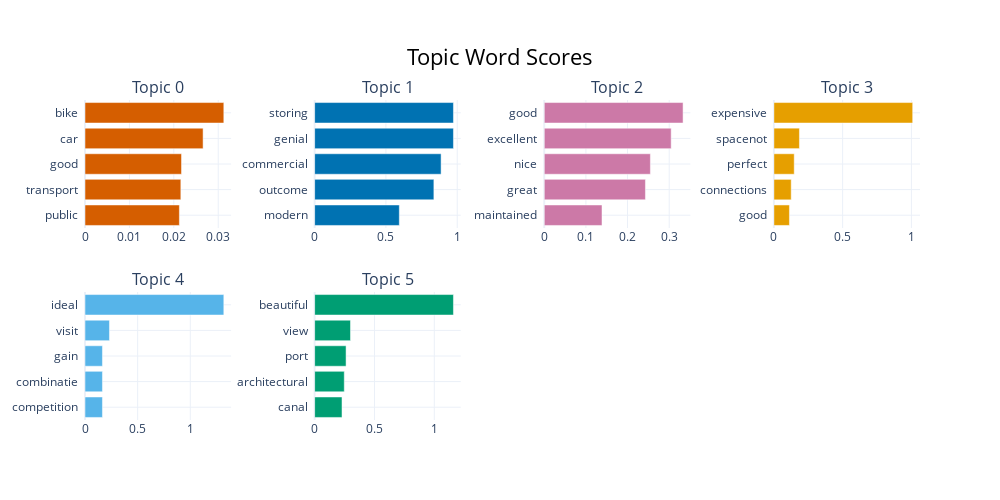

This figure's notebook cell:
### Markdown cell above
Topic visualisation

### Code cell
model.visualize_barchart(top_n_topics=6)

### Figure 1 — Plotly figure (JSON) as saved in the notebook; plotly's stock layout.template omitted (floating-point values rounded to 4 significant figures)
{"data": [{"marker": {"color": "#D55E00"}, "orientation": "h", "type": "bar", "x": [0.02125, 0.02158, 0.02174, 0.02659, 0.03126], "xaxis": "x", "y": ["public  ", "transport  ", "good  ", "car  ", "bike  "], "yaxis": "y"}, {"marker": {"color": "#0072B2"}, "orientation": "h", "type": "bar", "x": [0.5938, 0.8361, 0.8867, 0.9733, 0.9733], "xaxis": "x2", "y": ["modern  ", "outcome  ", "commercial  ", "genial  ", "storing  "], "yaxis": "y2"}, {"marker": {"color": "#CC79A7"}, "orientation": "h", "type": "bar", "x": [0.1387, 0.2429, 0.2549, 0.3048, 0.3333], "xaxis": "x3", "y": ["maintained  ", "great  ", "nice  ", "excellent  ", "good  "], "yaxis": "y3"}, {"marker": {"color": "#E69F00"}, "orientation": "h", "type": "bar", "x": [0.1132, 0.1261, 0.148, 0.1858, 1.01], "xaxis": "x4", "y": ["good  ", "connections  ", "perfect  ", "spacenot  ", "expensive  "], "yaxis": "y4"}, {"marker": {"color": "#56B4E9"}, "orientation": "h", "type": "bar", "x": [0.1657, 0.1657, 0.1657, 0.2322, 1.318], "xaxis": "x5", "y": ["competition  ", "combinatie  ", "gain  ", "visit  ", "ideal  "], "yaxis": "y5"}, {"marker": {"color": "#009E73"}, "orientation": "h", "type": "bar", "x": [0.2288, 0.2477, 0.2627, 0.2996, 1.16], "xaxis": "x6", "y": ["canal  ", "architectural  ", "port  ", "view  ", "beautiful  "], "yaxis": "y6"}], "layout": {"annotations": [{"font": {"size": 16}, "showarrow": false, "text": "Topic 0", "x": 0.0875, "xanchor": "center", "xref": "paper", "y": 1, "yanchor": "bottom", "yref": "paper"}, {"font": {"size": 16}, "showarrow": false, "text": "Topic 1", "x": 0.3625, "xanchor": "center", "xref": "paper", "y": 1, "yanchor": "bottom", "yref": "paper"}, {"font": {"size": 16}, "showarrow": false, "text": "Topic 2", "x": 0.6375, "xanchor": "center", "xref": "paper", "y": 1, "yanchor": "bottom", "yref": "paper"}, {"font": {"size": 16}, "showarrow": false, "text": "Topic 3", "x": 0.9125, "xanchor": "center", "xref": "paper", "y": 1, "yanchor": "bottom", "yref": "paper"}, {"font": {"size": 16}, "showarrow": false, "text": "Topic 4", "x": 0.0875, "xanchor": "center", "xref": "paper", "y": 0.4, "yanchor": "bottom", "yref": "paper"}, {"font": {"size": 16}, "showarrow": false, "text": "Topic 5", "x": 0.3625, "xanchor": "center", "xref": "paper", "y": 0.4, "yanchor": "bottom", "yref": "paper"}], "height": 500, "hoverlabel": {"bgcolor": "white", "font": {"family": "Rockwell", "size": 16}}, "showlegend": false, "title": {"font": {"color": "Black", "size": 22}, "text": "Topic Word Scores", "x": 0.5, "xanchor": "center", "yanchor": "top"}, "width": 1000, "xaxis": {"anchor": "y", "domain": [0, 0.175], "showgrid": true}, "xaxis2": {"anchor": "y2", "domain": [0.275, 0.45], "showgrid": true}, "xaxis3": {"anchor": "y3", "domain": [0.55, 0.725], "showgrid": true}, "xaxis4": {"anchor": "y4", "domain": [0.825, 1], "showgrid": true}, "xaxis5": {"anchor": "y5", "domain": [0, 0.175], "showgrid": true}, "xaxis6": {"anchor": "y6", "domain": [0.275, 0.45], "showgrid": true}, "xaxis7": {"anchor": "y7", "domain": [0.55, 0.725], "showgrid": true}, "xaxis8": {"anchor": "y8", "domain": [0.825, 1], "showgrid": true}, "yaxis": {"anchor": "x", "domain": [0.6, 1], "showgrid": true}, "yaxis2": {"anchor": "x2", "domain": [0.6, 1], "showgrid": true}, "yaxis3": {"anchor": "x3", "domain": [0.6, 1], "showgrid": true}, "yaxis4": {"anchor": "x4", "domain": [0.6, 1], "showgrid": true}, "yaxis5": {"anchor": "x5", "domain": [0, 0.4], "showgrid": true}, "yaxis6": {"anchor": "x6", "domain": [0, 0.4], "showgrid": true}, "yaxis7": {"anchor": "x7", "domain": [0, 0.4], "showgrid": true}, "yaxis8": {"anchor": "x8", "domain": [0, 0.4], "showgrid": true}}}
